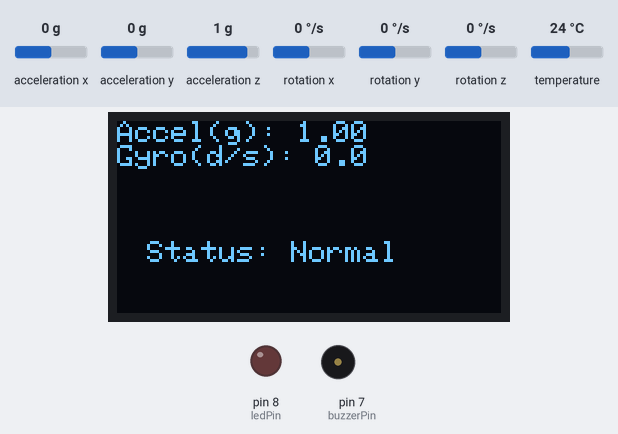
The sketch below on a simulated Arduino Uno, built with avr-gcc and run on an emulated ATmega328P. Shown: 128×64 one-colour display, output pins drawn as LEDs (lit = HIGH), buzzer (waves = sounding). The inputs (shaded band) are chosen by the test bench; at power-on: acceleration x 0 g, acceleration y 0 g, acceleration z 1 g, rotation x 0 °/s, rotation y 0 °/s, rotation z 0 °/s, temperature 24 °C. What the sketch prints to the serial monitor is not drawn.

Above: at 2.2 s.
2.3 s: acceleration x set to -1.4 g
At 3.9 s:
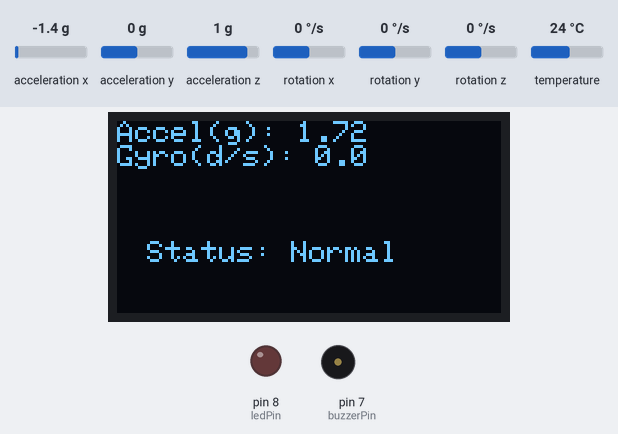
4.2 s: acceleration y set to -1.4 g
At 5.5 s:
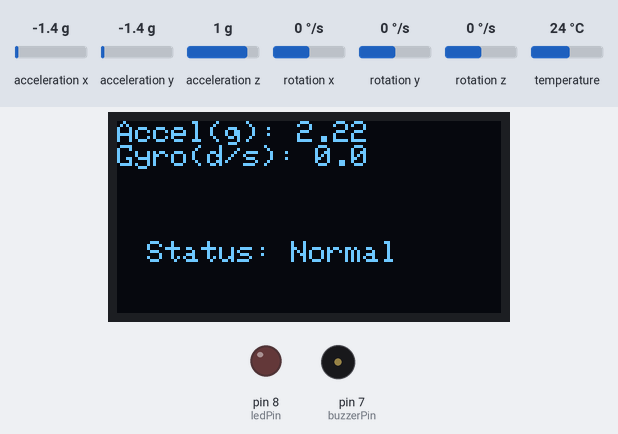
5.8 s: acceleration z set to -1.4 g
At 7.1 s:
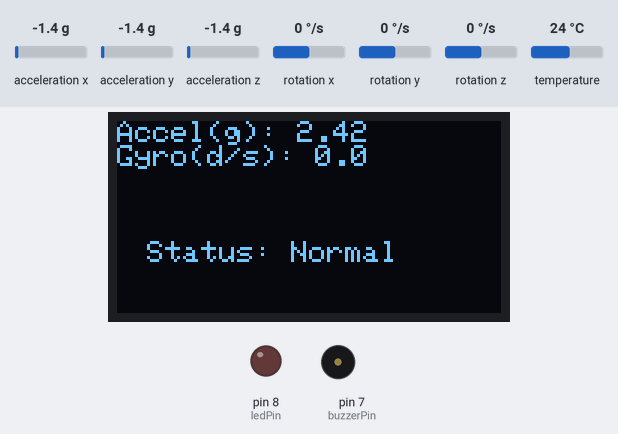
7.4 s: rotation x set to -192 °/s
At 8.7 s:
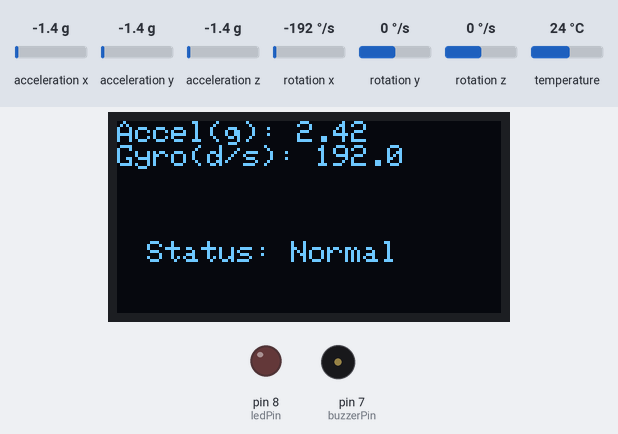
9.0 s: rotation y set to -155 °/s
At 10.3 s:
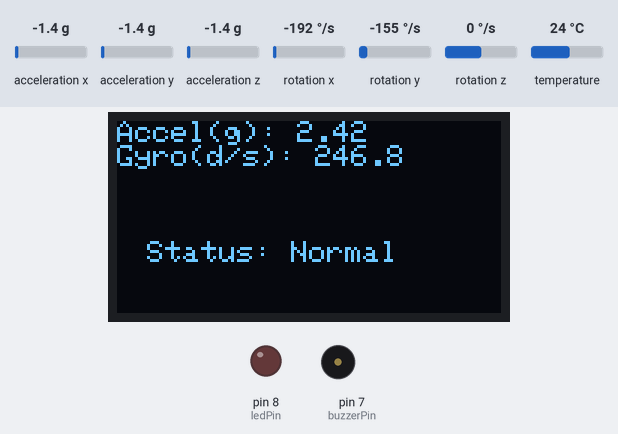
10.6 s: rotation y set to -168 °/s
At 11.8 s:
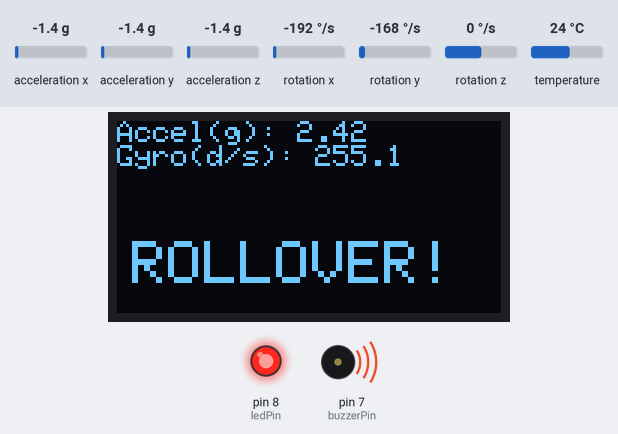
Timing chart, 0 to 13.3 s (numbered marks = the images above; inputs shaded):
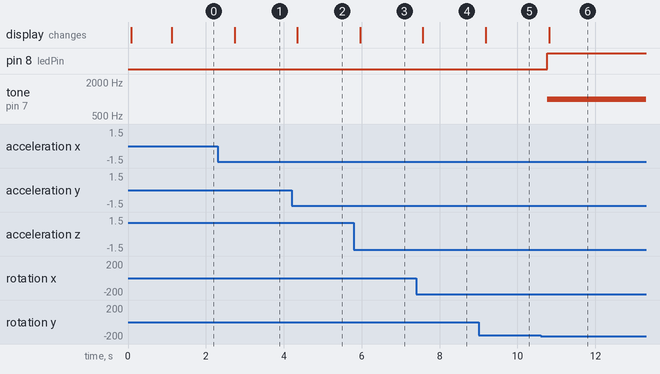

The sketch:

sketch.ino
```cpp
#include <Wire.h>
#include <MPU6050.h>
#include <Adafruit_GFX.h>
#include <Adafruit_SSD1306.h>

#define SCREEN_WIDTH 128
#define SCREEN_HEIGHT 64
#define OLED_RESET -1
#define SCREEN_ADDRESS 0x3C

Adafruit_SSD1306 display(SCREEN_WIDTH, SCREEN_HEIGHT, &Wire, OLED_RESET);
MPU6050 mpu;

const int buzzerPin = 7;
const int ledPin = 8;

// ---- Sensitivity Thresholds ----
float accelThreshold = 2.5;   // g-force for crash
float gyroThreshold = 250;    // degrees/sec for rollover

void setup() {
  Serial.begin(9600);
  Wire.begin();

  pinMode(buzzerPin, OUTPUT);
  pinMode(ledPin, OUTPUT);

  if (!display.begin(SSD1306_SWITCHCAPVCC, SCREEN_ADDRESS)) {
    Serial.println("OLED failed to initialize");
    while (true);
  }

  display.clearDisplay();
  display.setTextSize(1);
  display.setTextColor(SSD1306_WHITE);
  display.setCursor(0, 10);
  display.println("Initializing MPU6050...");
  display.display();

  mpu.initialize();
  if (mpu.testConnection()) {
    Serial.println("MPU6050 connected successfully!");
    display.clearDisplay();
    display.setCursor(0, 10);
    display.println("MPU6050 Ready!");
    display.display();
  } else {
    Serial.println("MPU6050 connection failed!");
    while (1);
  }

  delay(1000);
  display.clearDisplay();
}

void loop() {
  int16_t accX, accY, accZ;
  int16_t gyroX, gyroY, gyroZ;

  mpu.getMotion6(&accX, &accY, &accZ, &gyroX, &gyroY, &gyroZ);

  float ax = accX / 16384.0;
  float ay = accY / 16384.0;
  float az = accZ / 16384.0;

  float gx = gyroX / 131.0;
  float gy = gyroY / 131.0;
  float gz = gyroZ / 131.0;

  float accelMagnitude = sqrt(ax * ax + ay * ay + az * az);
  float gyroMagnitude = sqrt(gx * gx + gy * gy + gz * gz);

  // Print sensor values to Serial Monitor
  Serial.print("Acceleration (g): ");
  Serial.print(accelMagnitude, 2);
  Serial.print("\tGyro (°/s): ");
  Serial.print(gyroMagnitude, 1);
  Serial.print("\tTemp (approx): ");
  Serial.println(mpu.getTemperature() / 340.00 + 36.53, 2);

  display.clearDisplay();
  display.setTextSize(1);
  display.setCursor(0, 0);
  display.print("Accel(g): ");
  display.println(accelMagnitude, 2);
  display.print("Gyro(d/s): ");
  display.println(gyroMagnitude, 1);

  bool crashDetected = false;
  bool rolloverDetected = false;

  // Check for crash (impact)
  if (accelMagnitude > accelThreshold) {
    crashDetected = true;
  }

  // Check for rollover (rotation)
  if (gyroMagnitude > gyroThreshold) {
    rolloverDetected = true;
  }

  // Handle alerts
  if (crashDetected || rolloverDetected) {
    digitalWrite(ledPin, HIGH);
    tone(buzzerPin, 1000);

    display.setTextSize(2);
    display.setCursor(5, 40);

    if (crashDetected && rolloverDetected) {
      Serial.println("CRASH + RAPID ROTATION DETECTED");
      display.println("CRASH+ROLL!");
    } else if (crashDetected) {
      Serial.println("CRASH DETECTED");
      display.println("CRASH!");
    } else if (rolloverDetected) {
      Serial.println("RAPID ROTATION DETECTED");
      display.println("ROLLOVER!");
    }
  } else {
    digitalWrite(ledPin, LOW);
    noTone(buzzerPin);
    display.setTextSize(1);
    display.setCursor(10, 40);
    display.println("Status: Normal");
  }

  display.display();
  delay(500);
}
```

Measured:
- the behaviour switches between -160 and -161 °/s on rotation y (found by bisection; images 5 and 6)
- after the input at 2.3 s, the display: changes after 0.44 s (image 1)
- after the input at 4.2 s, the display: changes after 0.15 s (image 2)
- after the input at 5.8 s, the display: changes after 0.16 s (image 3)
- after the input at 7.4 s, the display: changes after 0.17 s (image 4)
- after the input at 9.0 s, the display: changes after 0.18 s (image 5)
- after the input at 10.6 s, pin 8 (ledPin): LOW → HIGH after 0.17 s; tone on pin 7 (buzzerPin): silent → 1000 Hz after 0.17 s; the display: changes after 0.22 s (image 6)
